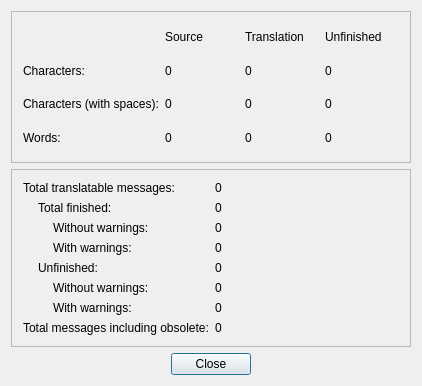
<?xml version="1.0" encoding="UTF-8"?>
<ui version="4.0">
 <comment>*********************************************************************
**
** Copyright (C) 2016 The Qt Company Ltd.
** Contact: https://www.qt.io/licensing/
**
** This file is part of the Qt Linguist of the Qt Toolkit.
**
** $QT_BEGIN_LICENSE:GPL-EXCEPT$
** Commercial License Usage
** Licensees holding valid commercial Qt licenses may use this file in
** accordance with the commercial license agreement provided with the
** Software or, alternatively, in accordance with the terms contained in
** a written agreement between you and The Qt Company. For licensing terms
** and conditions see https://www.qt.io/terms-conditions. For further
** information use the contact form at https://www.qt.io/contact-us.
**
** GNU General Public License Usage
** Alternatively, this file may be used under the terms of the GNU
** General Public License version 3 as published by the Free Software
** Foundation with exceptions as appearing in the file LICENSE.GPL3-EXCEPT
** included in the packaging of this file. Please review the following
** information to ensure the GNU General Public License requirements will
** be met: https://www.gnu.org/licenses/gpl-3.0.html.
**
** $QT_END_LICENSE$
**
*********************************************************************</comment>
 <class>Statistics</class>
 <widget class="QDialog" name="linguist_stats">
  <property name="geometry">
   <rect>
    <x>0</x>
    <y>0</y>
    <width>422</width>
    <height>386</height>
   </rect>
  </property>
  <property name="windowTitle">
   <string>Statistics</string>
  </property>
  <layout class="QGridLayout">
   <item row="2" column="0">
    <layout class="QHBoxLayout">
     <item>
      <spacer name="spacer4_2">
       <property name="orientation">
        <enum>Qt::Horizontal</enum>
       </property>
       <property name="sizeType">
        <enum>QSizePolicy::Expanding</enum>
       </property>
       <property name="sizeHint" stdset="0">
        <size>
         <width>40</width>
         <height>20</height>
        </size>
       </property>
      </spacer>
     </item>
     <item>
      <widget class="QPushButton" name="closeBtn">
       <property name="text">
        <string>Close</string>
       </property>
      </widget>
     </item>
     <item>
      <spacer name="spacer4">
       <property name="orientation">
        <enum>Qt::Horizontal</enum>
       </property>
       <property name="sizeType">
        <enum>QSizePolicy::Expanding</enum>
       </property>
       <property name="sizeHint" stdset="0">
        <size>
         <width>40</width>
         <height>20</height>
        </size>
       </property>
      </spacer>
     </item>
    </layout>
   </item>
   <item row="0" column="0">
    <widget class="QFrame" name="frame4">
     <property name="frameShape">
      <enum>QFrame::StyledPanel</enum>
     </property>
     <property name="frameShadow">
      <enum>QFrame::Raised</enum>
     </property>
     <layout class="QGridLayout">
      <item row="0" column="2">
       <widget class="QLabel" name="textLabel4">
        <property name="text">
         <string>Translation</string>
        </property>
       </widget>
      </item>
      <item row="0" column="1">
       <widget class="QLabel" name="textLabel5">
        <property name="text">
         <string>Source</string>
        </property>
       </widget>
      </item>
      <item row="0" column="3">
       <widget class="QLabel" name="textLabel7">
        <property name="text">
         <string>Unfinished</string>
        </property>
       </widget>
      </item>
      <item row="3" column="1">
       <widget class="QLabel" name="wordsSourceTextbox">
        <property name="text">
         <string>0</string>
        </property>
       </widget>
      </item>
      <item row="3" column="2">
       <widget class="QLabel" name="wordsFinishedTextbox">
        <property name="text">
         <string>0</string>
        </property>
       </widget>
      </item>
      <item row="3" column="3">
       <widget class="QLabel" name="wordsUnfinishedTextbox">
        <property name="text">
         <string>0</string>
        </property>
       </widget>
      </item>
      <item row="3" column="0">
       <widget class="QLabel" name="textLabel1">
        <property name="text">
         <string>Words:</string>
        </property>
       </widget>
      </item>
      <item row="1" column="2">
       <widget class="QLabel" name="charsFinishedTextbox">
        <property name="text">
         <string>0</string>
        </property>
       </widget>
      </item>
      <item row="1" column="3">
       <widget class="QLabel" name="charsUnfinishedTextbox">
        <property name="text">
         <string>0</string>
        </property>
       </widget>
      </item>
      <item row="1" column="1">
       <widget class="QLabel" name="charsSourceTextbox">
        <property name="text">
         <string>0</string>
        </property>
       </widget>
      </item>
      <item row="1" column="0">
       <widget class="QLabel" name="textLabel3">
        <property name="text">
         <string>Characters:</string>
        </property>
       </widget>
      </item>
      <item row="2" column="0">
       <widget class="QLabel" name="textLabel6">
        <property name="text">
         <string>Characters (with spaces):</string>
        </property>
       </widget>
      </item>
      <item row="2" column="2">
       <widget class="QLabel" name="charsSpacesFinishedTextbox">
        <property name="text">
         <string>0</string>
        </property>
       </widget>
      </item>
      <item row="2" column="1">
       <widget class="QLabel" name="charsSpacesSourceTextbox">
        <property name="text">
         <string>0</string>
        </property>
       </widget>
      </item>
      <item row="2" column="3">
       <widget class="QLabel" name="charsSpacesUnfinishedTextbox">
        <property name="text">
         <string>0</string>
        </property>
       </widget>
      </item>
     </layout>
    </widget>
   </item>
   <item row="1" column="0">
    <widget class="QFrame" name="frame5">
     <property name="frameShape">
      <enum>QFrame::StyledPanel</enum>
     </property>
     <property name="frameShadow">
      <enum>QFrame::Raised</enum>
     </property>
     <layout class="QGridLayout">
      <item row="0" column="0">
       <widget class="QLabel" name="textLabelTot">
        <property name="text">
         <string>Total translatable messages:</string>
        </property>
       </widget>
      </item>
      <item row="1" column="0">
       <widget class="QLabel" name="textLabelTotFinished">
        <property name="text">
         <string>Total finished:</string>
        </property>
        <property name="indent">
         <number>15</number>
        </property>
       </widget>
      </item>
      <item row="2" column="0">
       <widget class="QLabel" name="textLabelFinishedNoWarn">
        <property name="text">
         <string>Without warnings:</string>
        </property>
        <property name="indent">
         <number>30</number>
        </property>
       </widget>
      </item>
      <item row="3" column="0">
       <widget class="QLabel" name="textLabelFinishedWarn">
        <property name="text">
         <string>With warnings:</string>
        </property>
        <property name="indent">
         <number>30</number>
        </property>
       </widget>
      </item>
      <item row="4" column="0">
       <widget class="QLabel" name="textLabelUnfinished">
        <property name="text">
         <string>Unfinished:</string>
        </property>
        <property name="indent">
         <number>15</number>
        </property>
       </widget>
      </item>
      <item row="5" column="0">
       <widget class="QLabel" name="textLabelUnfinishedNoWarn">
        <property name="text">
         <string>Without warnings:</string>
        </property>
        <property name="indent">
         <number>30</number>
        </property>
       </widget>
      </item>
      <item row="6" column="0">
       <widget class="QLabel" name="textLabelUnfinishedWarn">
        <property name="text">
         <string>With warnings:</string>
        </property>
        <property name="indent">
         <number>30</number>
        </property>
       </widget>
      </item>
      <item row="7" column="0">
       <widget class="QLabel" name="textLabelTotWithObs">
        <property name="text">
         <string>Total messages including obsolete:</string>
        </property>
       </widget>
      </item>
      <item row="0" column="1">
       <widget class="QLabel" name="totalMessagesTextbox">
        <property name="text">
         <string>0</string>
        </property>
       </widget>
      </item>
      <item row="1" column="1">
       <widget class="QLabel" name="totalFinishedTextbox">
        <property name="text">
         <string>0</string>
        </property>
       </widget>
      </item>
      <item row="2" column="1">
       <widget class="QLabel" name="finishedWithoutWarningsTextbox">
        <property name="text">
         <string>0</string>
        </property>
       </widget>
      </item>
      <item row="3" column="1">
       <widget class="QLabel" name="finishedWithWarningsTextbox">
        <property name="text">
         <string>0</string>
        </property>
       </widget>
      </item>
      <item row="4" column="1">
       <widget class="QLabel" name="unfinishedNoObsTextbox">
        <property name="text">
         <string>0</string>
        </property>
       </widget>
      </item>
      <item row="5" column="1">
       <widget class="QLabel" name="unfinishedNoWarningsTextbox">
        <property name="text">
         <string>0</string>
        </property>
       </widget>
      </item>
      <item row="6" column="1">
       <widget class="QLabel" name="unfinishedWithWarningsTextbox">
        <property name="text">
         <string>0</string>
        </property>
       </widget>
      </item>
      <item row="7" column="1">
       <widget class="QLabel" name="totalWithObsoleteTextbox">
        <property name="text">
         <string>0</string>
        </property>
       </widget>
      </item>
     </layout>
    </widget>
   </item>
  </layout>
 </widget>
 <layoutdefault spacing="6" margin="11"/>
 <resources/>
 <connections>
  <connection>
   <sender>closeBtn</sender>
   <signal>clicked()</signal>
   <receiver>linguist_stats</receiver>
   <slot>reject()</slot>
   <hints>
    <hint type="sourcelabel">
     <x>179</x>
     <y>144</y>
    </hint>
    <hint type="destinationlabel">
     <x>239</x>
     <y>142</y>
    </hint>
   </hints>
  </connection>
 </connections>
</ui>
